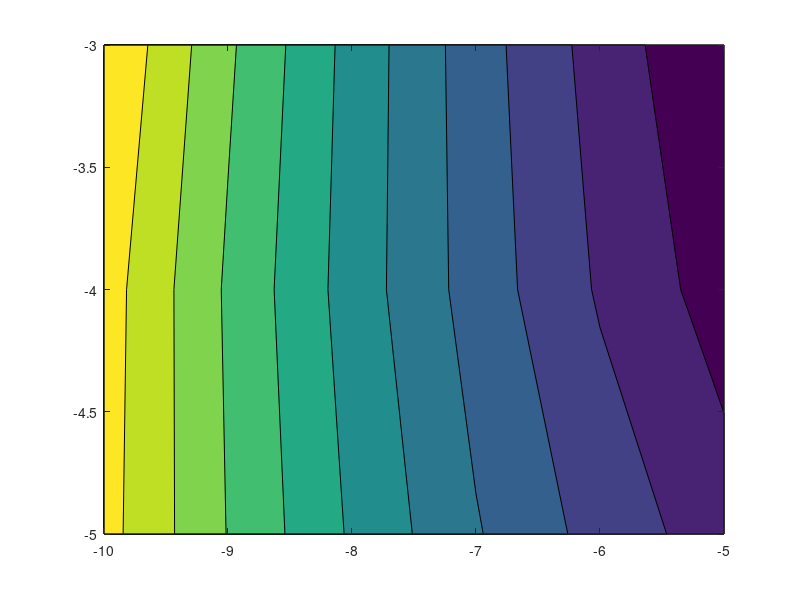
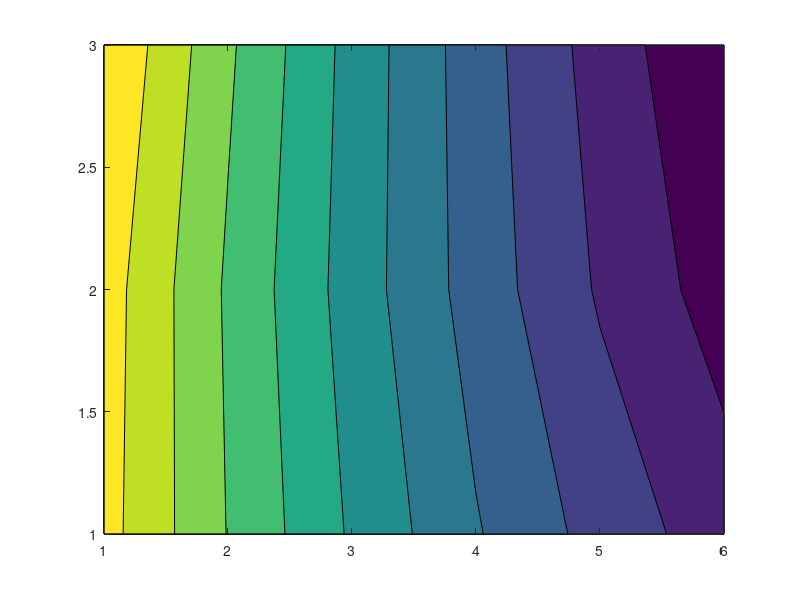

Source code (MATLAB) for these figures, in order:
clc
clear all
close all

X1=-10:1:-5;
X2=-5:1:-3;
[x1,x2]=meshgrid(X1,X2);
F=3*x1.^2 - 4*x1.*x2 + 4*x2.^2 - 9*x1 - 2*x2 + 51/4;

% There are three ways to have a 3D plot in MATLAB:
% surf(x1,x2,F)
% surf(F)

% mesh(x1,x2,F)

% plot3(x1,x2,F)

contourf(x1,x2,F)
figure
contourf(F)